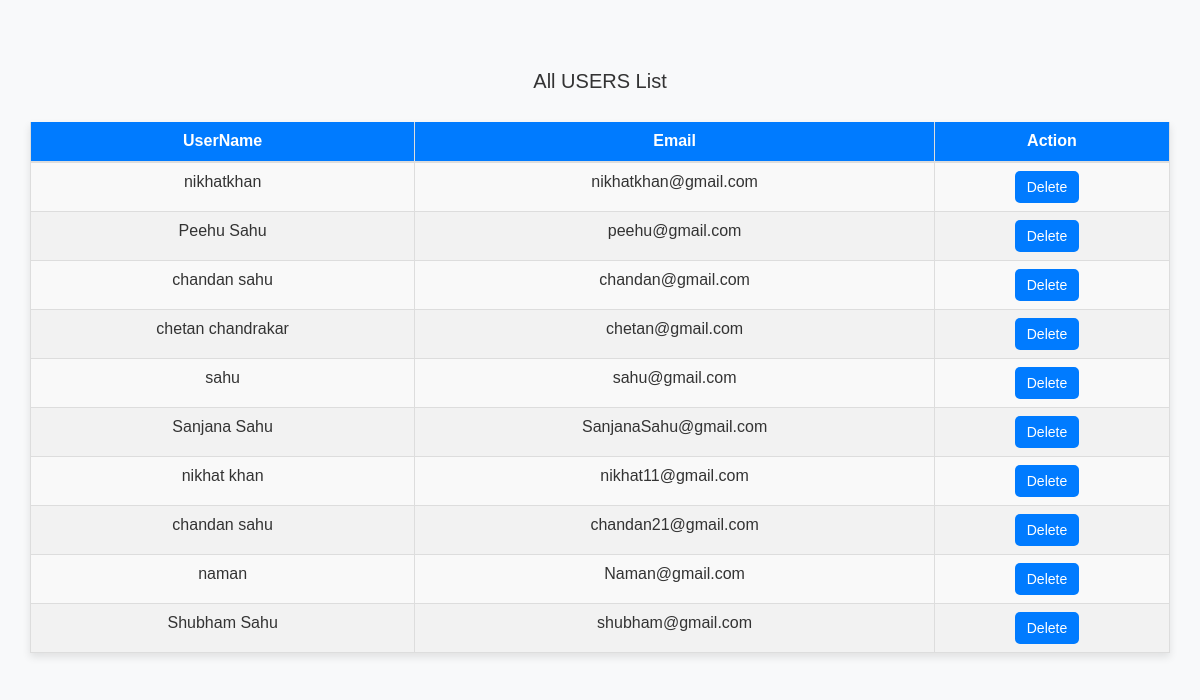
The app's page /all_user.php (signed in) with its own data.
### tables this page shows
CREATE TABLE `resistration_tbl` (
  `u_id` int(10) NOT NULL,
  `username` varchar(50) NOT NULL,
  `first_name` varchar(50) NOT NULL,
  `last_name` varchar(50) NOT NULL,
  `email` varchar(50) NOT NULL,
  `password` varchar(50) NOT NULL,
  `reg_date_time` datetime NOT NULL DEFAULT current_timestamp()
);

### all_user.php (the view, shortened to what this page needs)
<?php
	include "Conn.php";
?>
<html>
<head>
	<link rel="stylesheet" href="https://cdnjs.cloudflare.com/ajax/libs/font-awesome/6.7.2/css/all.min.css">
	<link rel="stylesheet" href="css/bootstrap.min.css">
	<link rel="stylesheet" href="CSS/style.css">
</head>
<body>
	<div class="container">
		<h3>All USERS List</h3>
		<table class="table table-striped">
			<thead>
				<tr>
					<th>UserName</th>
					<th color="orange">Email</th>
					<th>Action</th>
				</tr>
			</thead>
			<tbody>
				<?php
					$sql = "select * from resistration_tbl";
					$result = mysqli_query($conn, $sql);
					$data = mysqli_num_rows($result);
					if ($data) {
						while ($row = mysqli_fetch_array($result)) {
				?>
							<tr>
								<td><?php echo $row['username']; ?></td>
								<td><?php echo $row['email']; ?></td>
								<td>
									<a onclick="return confirm('Delete User?')" href="delete_user.php?u_id=<?php echo $row['u_id']; ?>"><button>Delete</button></a>
								</td>
							</tr>
				<?php
						}
					}
				?>
			</tbody>
		</table>
	</div>
</body>
</html>

### CSS/style.css (style rules this page uses)
* { margin: 0px; padding: 0px; box-sizing: border-box; font-family:'poppins',sans-serif; }
.container { margin-top:20px; }
.container { max-width: 730px; margin: 0 auto; }
* { margin: 0px; padding: 0px; box-sizing: border-box; font-family: "Arial",sans-serif; }

### all_user.php (style rules this page uses)
body { font-family: Arial, sans-serif; background-color: #f8f9fa; margin: 0; padding: 0; }
.container { max-width: 1200px; margin: 50px auto; padding: 0 15px; }
.table { width: 100%; border-collapse: collapse; box-shadow: 0 4px 8px rgba(0, 0, 0, 0.1); }
.table th, .table td { padding: 12px 15px; text-align: center; border: 1px solid #ddd; }
.table th { background-color: #007bff; color: white; font-weight: bold; }
.table tr:nth-child(even) { background-color: #f2f2f2; }
.table a { text-decoration: none; }
.table button { border: none; padding: 6px 12px; background-color: #007bff; color: white; cursor: pointer; border-radius: 5px; font-size: 14px; transition: background-color 0.3s; }
.table td a { margin-right: 10px; }
h3 { text-align: center; font-size: 2rem; color: #333; margin-bottom: 30px; }

### records on screen
resistration_tbl: username "nikhatkhan", email "nikhatkhan@gmail.com"
resistration_tbl: username "Peehu Sahu", email "peehu@gmail.com"
resistration_tbl: username "chandan sahu", email "chandan@gmail.com"
resistration_tbl: username "chetan chandrakar", email "chetan@gmail.com"
resistration_tbl: username "sahu", email "sahu@gmail.com"
resistration_tbl: username "Sanjana Sahu", email "SanjanaSahu@gmail.com"
resistration_tbl: username "nikhat khan", email "nikhat11@gmail.com"
resistration_tbl: username "chandan sahu", email "chandan21@gmail.com"
resistration_tbl: username "naman", email "Naman@gmail.com"
resistration_tbl: username "Shubham Sahu", email "shubham@gmail.com"
